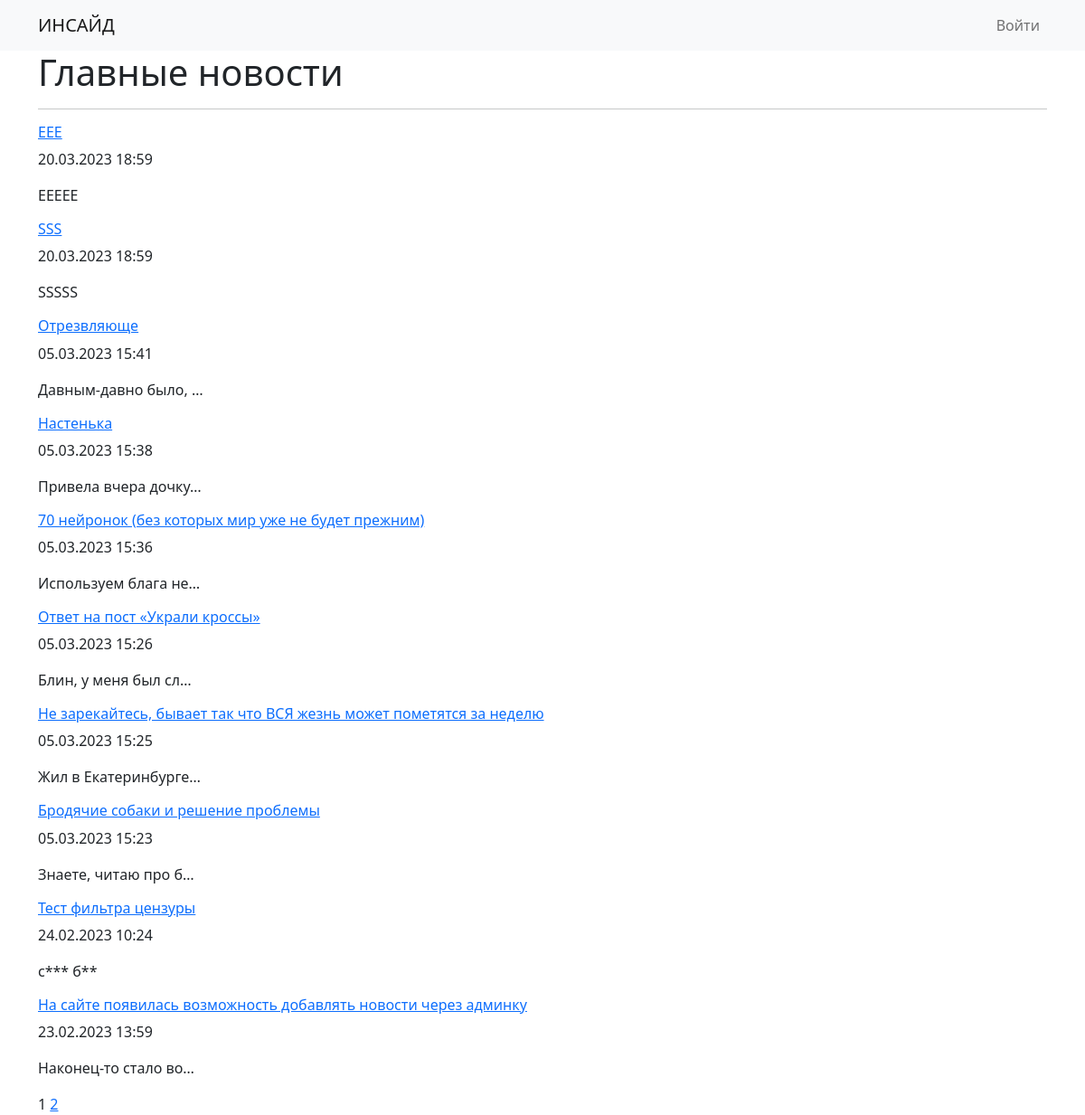
The page /news/ on the database as committed earlier.
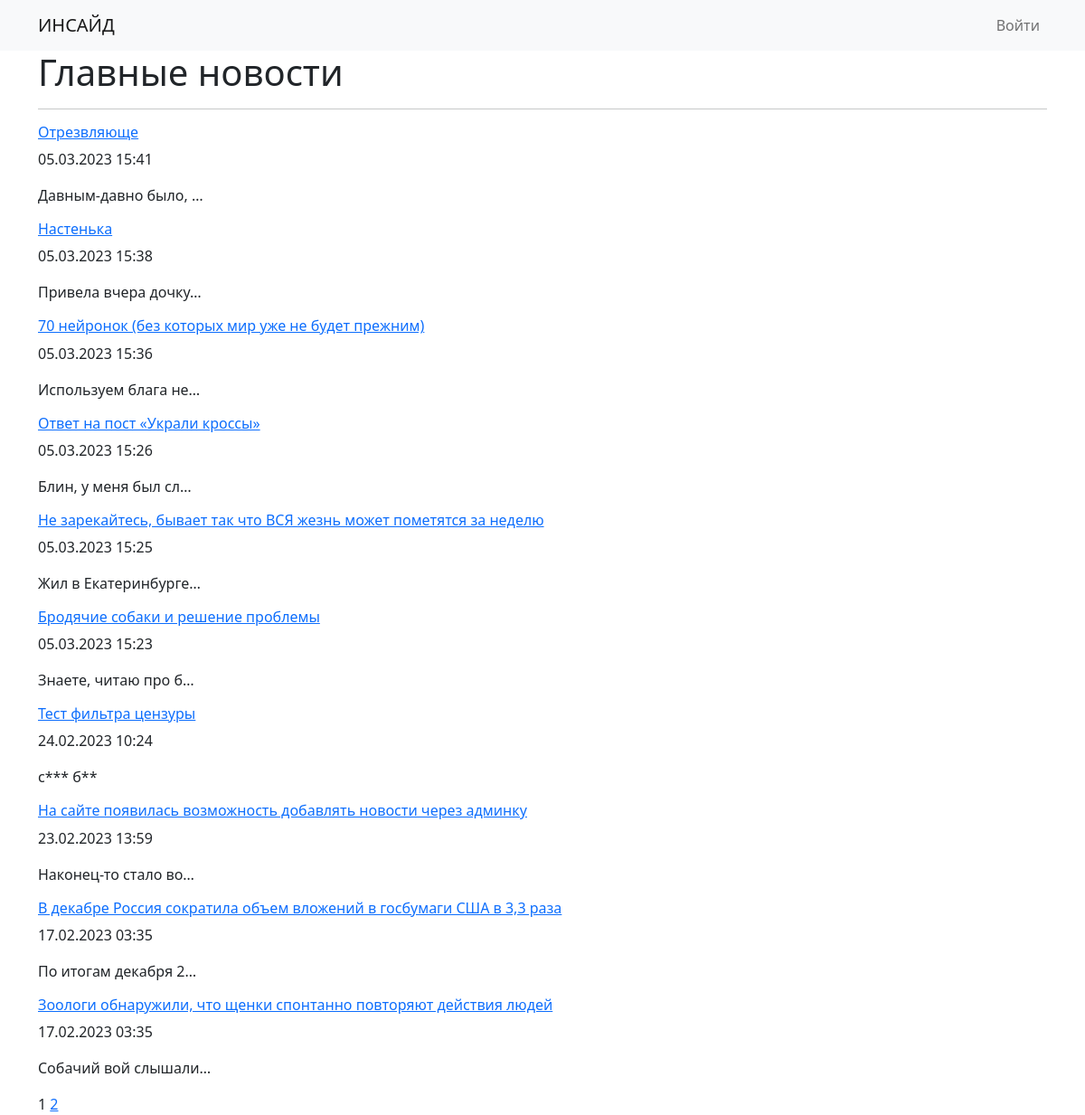
The same page on the database as committed later.
### news/models.py (models this page shows, shortened)
class Post(models.Model):
    POST_TYPES = (
        ('N', 'Новость'),
        ('A', 'Статья'),
    )
    post_type = models.CharField(max_length=1, choices=POST_TYPES, verbose_name='Тип новости')
    headline = models.CharField(max_length=255, verbose_name='Заголовок')
    body_text = models.TextField(verbose_name='Текст')
    pub_date = models.DateTimeField(auto_now_add=True, verbose_name='Дата публикации')
    author = models.ForeignKey(Author, on_delete=models.CASCADE, verbose_name='Автор')
    category = models.ManyToManyField(Category, through='PostCategory', verbose_name='Категория')
    rating = models.IntegerField(default=0, verbose_name='Рейтинг')
    class Meta:
        verbose_name = 'Публикация'
        verbose_name_plural = 'Публикации'
    def preview(self):
        return f'{self.body_text[0:124]}...'
    preview.short_description = 'Превью'
    def display_category(self):
        return ', '.join([category.name for category in self.category.all()[:3]])
    display_category.short_description = 'Категория'

### news/views.py (the view)
# urls.py: path('', NewsList.as_view(), name='news-list'),
class NewsList(ListView):
    model = Post
    ordering = '-pub_date'
    template_name = 'news.html'
    context_object_name = 'posts'
    paginate_by = 10
    def get_context_data(self, **kwargs):
        context = super().get_context_data(**kwargs)
        context['categories'] = Category.objects.all()
        return context

### news/censor.py (called while the page is built)
def censor_list():
    cens_list = []
    for i in _list:
        cens_list.append(i[1])
    return cens_list

### news/templatetags/custom_filters.py (called while the page is built)
@register.filter()
def censor(text):
    for word in text.split():
        if word in censor_list():
            text = text.replace(word, f'{word[0]}{"*"*(len(word)-1)}')
    return text

### news/templatetags/custom_tags.py (called while the page is built)
@register.simple_tag(takes_context=True)
def url_replace(context, **kwargs):
    d = context['request'].GET.copy()
    for k, v in kwargs.items():
        d[k] = v
    return d.urlencode()

### templates/news.html (shortened to what this page needs)
{% extends 'flatpages/default.html' %}
{% load custom_filters %}
{% load custom_tags %}
{% block content %}
    <h1>Главные новости</h1>
    <hr>
    {% if posts %}
        {% for post in posts %}
            <h6><a href="{% url 'news-detail' pk=post.id %}">{{ post.headline }}</a></h6>
            <p>{{ post.pub_date|date:"d.m.Y" }} {{ post.pub_date|time:"H:i" }}</p>
            <p>{{ post.body_text|censor|truncatechars:20|linebreaks }}</p>
        {% endfor %}
    {% else %}
        <h3>Новостей нет</h3>
    {% endif %}
   {{ page_obj.number }}
   {% if page_obj.has_next %}
       <a href="?{% url_replace page=page_obj.next_page_number %}">{{ page_obj.next_page_number }}</a>
   {% endif %}
{% endblock content %}

Rows that differ between the two databases and show on the page:
removed Post: headline "EEE", pub_date "20.03.2023", pub_date "18:59", body_text|censor "EEEEE"
removed Post: headline "SSS", pub_date "20.03.2023", pub_date "18:59", body_text|censor "SSSSS"
now on this page (row unchanged): Post: headline "В декабре Россия сократила объем вложений в госбумаги США в 3,3 раза", pub_date "17.02.2023", pub_date "03:35", body_text|censor "По итогам декабря 2…"
now on this page (row unchanged): Post: headline "Зоологи обнаружили, что щенки спонтанно повторяют действия людей", pub_date "17.02.2023", pub_date "03:35", body_text|censor "Собачий вой слышали…"
